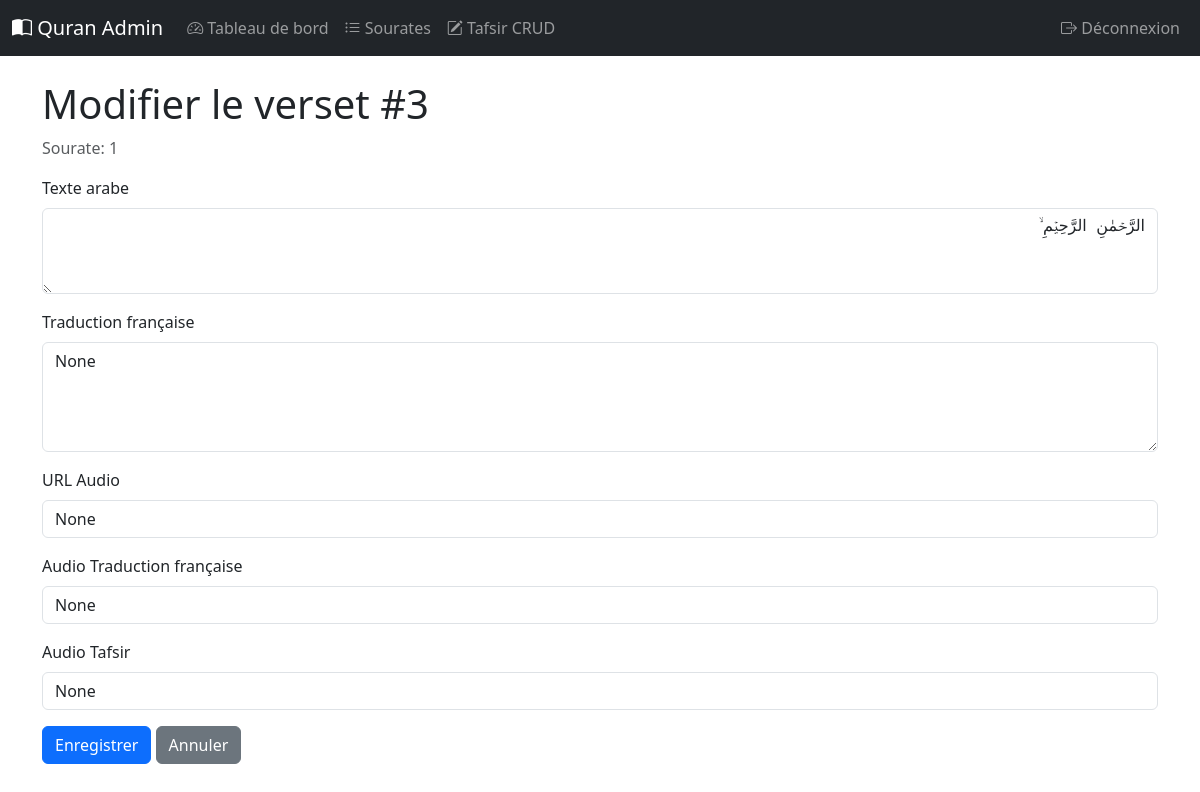
Screenshot of /verses/edit/3 (signed in) with the database file from the repository.
### tables this page shows
CREATE TABLE verses(ayat_id INTEGER PRIMARY KEY, sura_id INTEGER, ayat_no INTEGER, juz_no INTEGER, ayat_ar TEXT, ayat_fr TEXT, ayat_sajda INTEGER, audio_url TEXT, audio_translation_french TEXT, audio_tafsir TEXT);

### admin/app.py (the view)
    def wrapper(*args, **kwargs):
        if not session.get('logged_in'):
            return redirect(url_for('login'))
        return f(*args, **kwargs)

### admin/app.py (called while the page is built, shortened)
def get_db():
    if 'db' not in g:
        conn = sqlite3.connect(DB_PATH)
        conn.row_factory = sqlite3.Row
        g.db = conn
    return g.db

def login_required(f):
    def wrapper(*args, **kwargs):
        if not session.get('logged_in'):
            return redirect(url_for('login'))
        return f(*args, **kwargs)
    wrapper.__name__ = f.__name__
    return wrapper

@app.route('/verses/edit/<int:ayat_id>', methods=['GET', 'POST'])
@login_required
def verse_edit(ayat_id):
    db = get_db()
    verse = db.execute('SELECT * FROM verses WHERE ayat_id = ?', (ayat_id,)).fetchone()
    if not verse:
        flash('Verse not found', 'error')
        return redirect(url_for('surah_list'))
    return render_template('verse_edit.html', verse=verse)

### admin/templates/verse_edit.html (shortened to what this page needs)
{% extends "base.html" %}
{% block content %}
<h1>Modifier le verset #{{ verse.ayat_no }}</h1>
<p class="text-muted">Sourate: {{ verse.sura_id }}</p>
<form method="POST" class="mt-3">
    <div class="mb-3">
        <label for="ayat_ar" class="form-label">Texte arabe</label>
        <textarea class="form-control font-monospace" name="ayat_ar" id="ayat_ar" rows="3" dir="rtl">{{ verse.ayat_ar }}</textarea>
    </div>
    <div class="mb-3">
        <label for="ayat_fr" class="form-label">Traduction française</label>
        <textarea class="form-control" name="ayat_fr" id="ayat_fr" rows="4">{{ verse.ayat_fr }}</textarea>
    </div>
    <div class="mb-3">
        <label for="audio_url" class="form-label">URL Audio</label>
        <input type="text" class="form-control" name="audio_url" id="audio_url" value="{{ verse.audio_url }}">
    </div>
    <div class="mb-3">
        <label for="audio_translation_french" class="form-label">Audio Traduction française</label>
        <input type="text" class="form-control" name="audio_translation_french" id="audio_translation_french" value="{{ verse.audio_translation_french }}">
    </div>
    <div class="mb-3">
        <label for="audio_tafsir" class="form-label">Audio Tafsir</label>
        <input type="text" class="form-control" name="audio_tafsir" id="audio_tafsir" value="{{ verse.audio_tafsir }}">
    </div>
    <button type="submit" class="btn btn-primary">Enregistrer</button>
    <a href="/surahs/{{ verse.sura_id }}" class="btn btn-secondary">Annuler</a>
</form>
{% endblock %}

### rows the page displays
verses: ayat_no "3", sura_id "1", ayat_ar "الرَّحۡمٰنِ الرَّحِیۡمِ ۙ"
